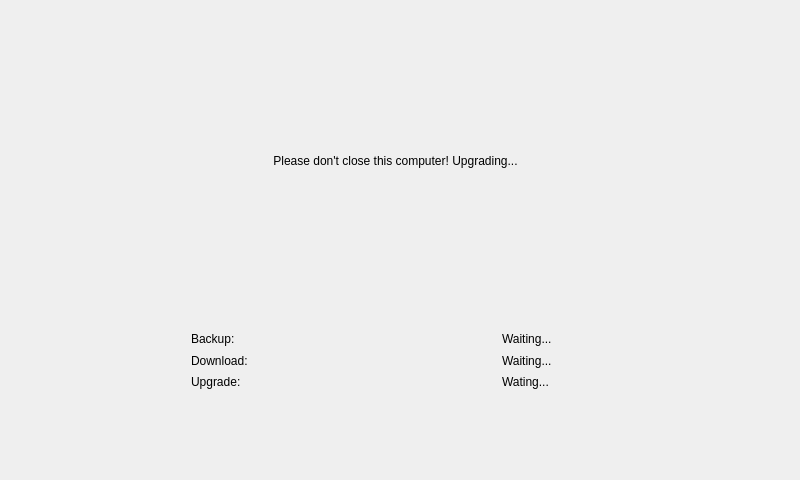
<?xml version="1.0" encoding="UTF-8"?>
<ui version="4.0">
 <class>HNUpgradeWidget</class>
 <widget class="QWidget" name="HNUpgradeWidget">
  <property name="geometry">
   <rect>
    <x>0</x>
    <y>0</y>
    <width>800</width>
    <height>480</height>
   </rect>
  </property>
  <property name="windowTitle">
   <string>HNUpgradeWidget</string>
  </property>
  <layout class="QHBoxLayout" name="horizontalLayout">
   <property name="spacing">
    <number>0</number>
   </property>
   <property name="leftMargin">
    <number>0</number>
   </property>
   <property name="topMargin">
    <number>0</number>
   </property>
   <property name="rightMargin">
    <number>0</number>
   </property>
   <property name="bottomMargin">
    <number>0</number>
   </property>
   <item>
    <widget class="QWidget" name="widgetHNUpgrade" native="true">
     <widget class="QLabel" name="lbTip">
      <property name="geometry">
       <rect>
        <x>180</x>
        <y>140</y>
        <width>431</width>
        <height>41</height>
       </rect>
      </property>
      <property name="text">
       <string>Please don't close this computer! Upgrading...</string>
      </property>
      <property name="alignment">
       <set>Qt::AlignCenter</set>
      </property>
     </widget>
     <widget class="QWidget" name="layoutWidget">
      <property name="geometry">
       <rect>
        <x>180</x>
        <y>320</y>
        <width>431</width>
        <height>81</height>
       </rect>
      </property>
      <layout class="QGridLayout" name="gridLayout">
       <item row="3" column="0">
        <widget class="QLabel" name="label_3">
         <property name="text">
          <string>Upgrade:</string>
         </property>
        </widget>
       </item>
       <item row="0" column="1" colspan="2">
        <widget class="HNProgressBar" name="widgetBackup" native="true"/>
       </item>
       <item row="3" column="1" colspan="2">
        <widget class="HNProgressBar" name="widgetUpgrade" native="true"/>
       </item>
       <item row="1" column="1" colspan="2">
        <widget class="HNProgressBar" name="widgetDownload" native="true"/>
       </item>
       <item row="0" column="0">
        <widget class="QLabel" name="label">
         <property name="text">
          <string>Backup:</string>
         </property>
        </widget>
       </item>
       <item row="0" column="3">
        <widget class="QLabel" name="lbBack">
         <property name="text">
          <string>Waiting...</string>
         </property>
        </widget>
       </item>
       <item row="1" column="3">
        <widget class="QLabel" name="lbDown">
         <property name="text">
          <string>Waiting...</string>
         </property>
        </widget>
       </item>
       <item row="3" column="3">
        <widget class="QLabel" name="lbUpgrade">
         <property name="text">
          <string>Wating...</string>
         </property>
        </widget>
       </item>
       <item row="1" column="0">
        <widget class="QLabel" name="label_2">
         <property name="text">
          <string>Download:</string>
         </property>
        </widget>
       </item>
      </layout>
     </widget>
    </widget>
   </item>
  </layout>
 </widget>
 <layoutdefault spacing="6" margin="11"/>
 <customwidgets>
  <customwidget>
   <class>HNProgressBar</class>
   <extends>QWidget</extends>
   <header>hnprogressbar.h</header>
   <container>1</container>
  </customwidget>
 </customwidgets>
 <resources/>
 <connections/>
</ui>
